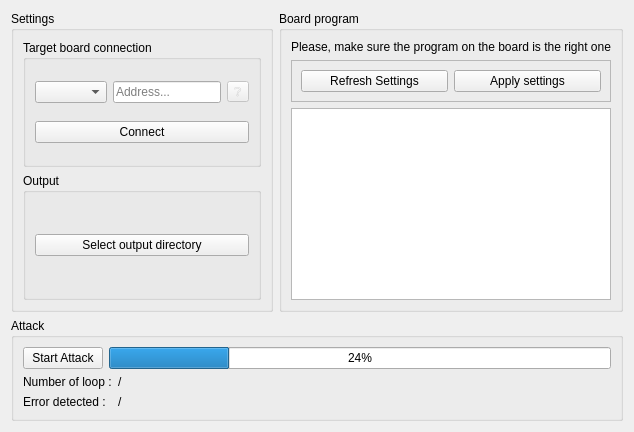
      <widget class="QWidget" name="AttackTab">
       <property name="accessibleName">
        <string>Results_emission</string>
       </property>
       <attribute name="title">
        <string>Attack Settings</string>
       </attribute>
       <attribute name="toolTip">
        <string>Visualisation des résultats</string>
       </attribute>
       <layout class="QVBoxLayout" name="verticalLayout_10">
        <item>
         <layout class="QHBoxLayout" name="horizontalLayout_9">
          <item>
           <widget class="QGroupBox" name="groupBox_9">
            <property name="title">
             <string>Settings</string>
            </property>
            <layout class="QVBoxLayout" name="verticalLayout_11">
             <item>
              <widget class="QGroupBox" name="groupBox_13">
               <property name="title">
                <string>Target board connection</string>
               </property>
               <layout class="QVBoxLayout" name="verticalLayout_9">
                <item>
                 <layout class="QHBoxLayout" name="horizontalLayout_12">
                  <item>
                   <widget class="QComboBox" name="comboBox_Board">
                    <property name="placeholderText">
                     <string>Device</string>
                    </property>
                   </widget>
                  </item>
                  <item>
                   <widget class="QLineEdit" name="lineEdit_address_board">
                    <property name="sizePolicy">
                     <sizepolicy hsizetype="Preferred" vsizetype="Fixed">
                      <horstretch>0</horstretch>
                      <verstretch>0</verstretch>
                     </sizepolicy>
                    </property>
                    <property name="placeholderText">
                     <string>Address...</string>
                    </property>
                   </widget>
                  </item>
                  <item>
                   <widget class="QToolButton" name="boardHelpButton_2">
                    <property name="enabled">
                     <bool>false</bool>
                    </property>
                    <property name="text">
                     <string>❔</string>
                    </property>
                   </widget>
                  </item>
                 </layout>
                </item>
                <item>
                 <widget class="QPushButton" name="pushButton_connect_board">
                  <property name="text">
                   <string>Connect</string>
                  </property>
                 </widget>
                </item>
               </layout>
              </widget>
             </item>
             <item>
              <widget class="QGroupBox" name="groupBox_14">
               <property name="title">
                <string>Output</string>
               </property>
               <layout class="QVBoxLayout" name="verticalLayout_14">
                <item>
                 <widget class="QPushButton" name="pushButton_outputDirectory">
                  <property name="text">
                   <string>Select output directory</string>
                  </property>
                 </widget>
                </item>
               </layout>
              </widget>
             </item>
            </layout>
           </widget>
          </item>
          <item>
           <widget class="QGroupBox" name="groupBox_11">
            <property name="sizePolicy">
             <sizepolicy hsizetype="Minimum" vsizetype="Minimum">
              <horstretch>0</horstretch>
              <verstretch>0</verstretch>
             </sizepolicy>
            </property>
            <property name="title">
             <string>Board program</string>
            </property>
            <layout class="QVBoxLayout" name="verticalLayout_15">
             <item>
              <widget class="QLabel" name="label_8">
               <property name="sizePolicy">
                <sizepolicy hsizetype="Preferred" vsizetype="Fixed">
                 <horstretch>0</horstretch>
                 <verstretch>0</verstretch>
                </sizepolicy>
               </property>
               <property name="text">
                <string>Please, make sure the program on the board is the right one</string>
               </property>
              </widget>
             </item>
             <item>
              <widget class="QFrame" name="frame">
               <property name="sizePolicy">
                <sizepolicy hsizetype="Minimum" vsizetype="Fixed">
                 <horstretch>0</horstretch>
                 <verstretch>0</verstretch>
                </sizepolicy>
               </property>
               <property name="frameShape">
                <enum>QFrame::Shape::StyledPanel</enum>
               </property>
               <property name="frameShadow">
                <enum>QFrame::Shadow::Raised</enum>
               </property>
               <layout class="QHBoxLayout" name="horizontalLayout_11">
                <item>
                 <widget class="QPushButton" name="pushButton_boardGetSettings">
                  <property name="text">
                   <string>Refresh Settings</string>
                  </property>
                 </widget>
                </item>
                <item>
                 <widget class="QPushButton" name="pushButton_boardSetSettings">
                  <property name="text">
                   <string>Apply settings</string>
                  </property>
                 </widget>
                </item>
               </layout>
              </widget>
             </item>
             <item>
              <widget class="QPlainTextEdit" name="plainTextEdit_board_settings">
               <property name="sizePolicy">
                <sizepolicy hsizetype="Minimum" vsizetype="Minimum">
                 <horstretch>0</horstretch>
                 <verstretch>0</verstretch>
                </sizepolicy>
               </property>
              </widget>
             </item>
            </layout>
           </widget>
          </item>
         </layout>
        </item>
        <item>
         <widget class="QGroupBox" name="groupBox_12">
          <property name="title">
           <string>Attack</string>
          </property>
          <layout class="QVBoxLayout" name="verticalLayout_17">
           <item>
            <layout class="QHBoxLayout" name="horizontalLayout_14">
             <item>
              <widget class="QPushButton" name="pushButton_4">
               <property name="sizePolicy">
                <sizepolicy hsizetype="Minimum" vsizetype="Fixed">
                 <horstretch>0</horstretch>
                 <verstretch>0</verstretch>
                </sizepolicy>
               </property>
               <property name="text">
                <string>Start Attack</string>
               </property>
              </widget>
             </item>
             <item>
              <widget class="QProgressBar" name="progressBar">
               <property name="value">
                <number>24</number>
               </property>
              </widget>
             </item>
            </layout>
           </item>
           <item>
            <layout class="QFormLayout" name="formLayout_3">
             <item row="0" column="0">
              <widget class="QLabel" name="label_4">
               <property name="text">
                <string>Number of loop :</string>
               </property>
              </widget>
             </item>
             <item row="0" column="1">
              <widget class="QLabel" name="label_5">
               <property name="text">
                <string>/</string>
               </property>
              </widget>
             </item>
             <item row="1" column="0">
              <widget class="QLabel" name="label_6">
               <property name="text">
                <string>Error detected :</string>
               </property>
              </widget>
             </item>
             <item row="1" column="1">
              <widget class="QLabel" name="label_7">
               <property name="text">
                <string>/</string>
               </property>
              </widget>
             </item>
            </layout>
           </item>
          </layout>
         </widget>
        </item>
       </layout>
      </widget>
